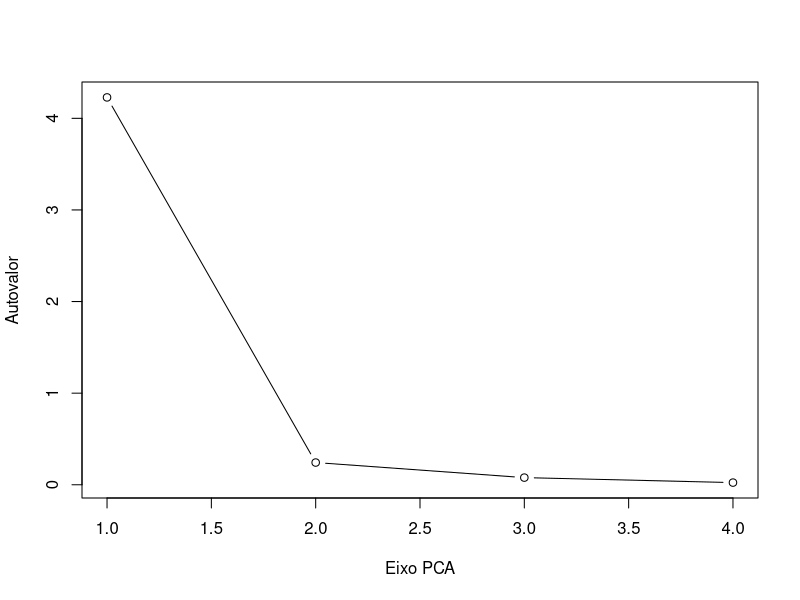
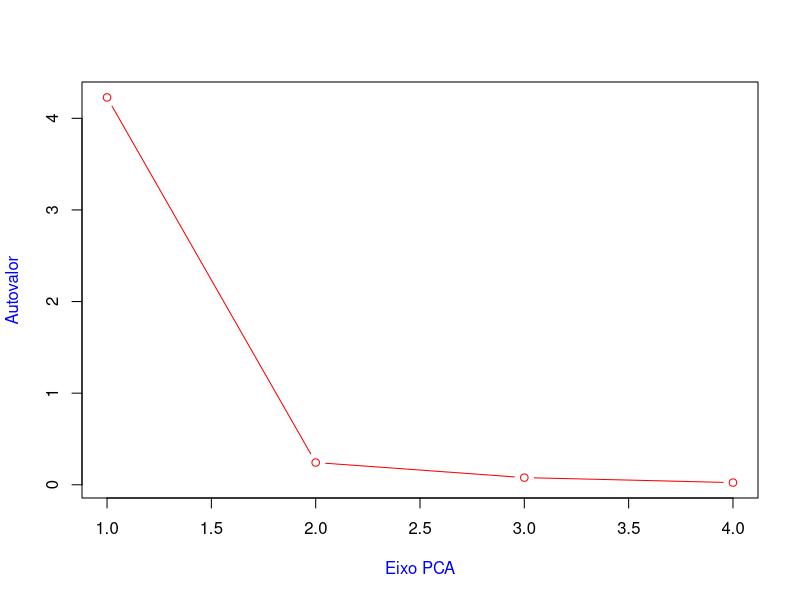
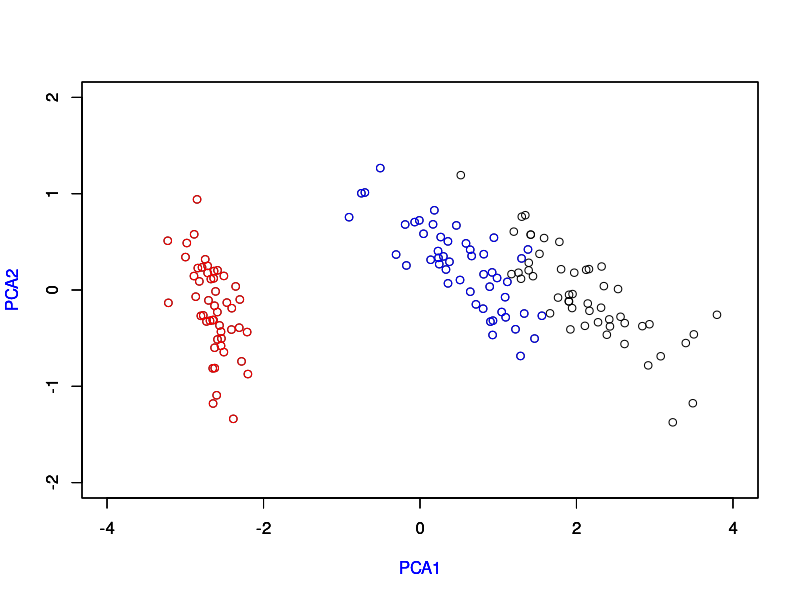
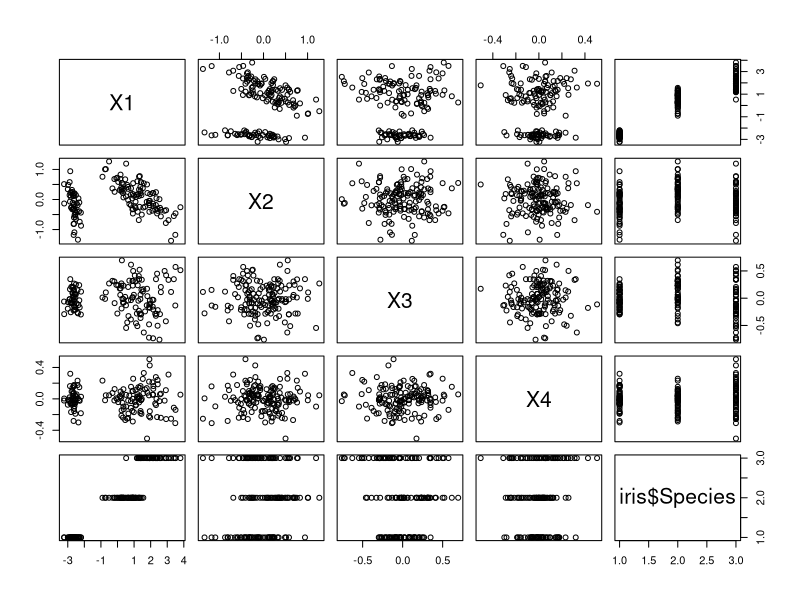
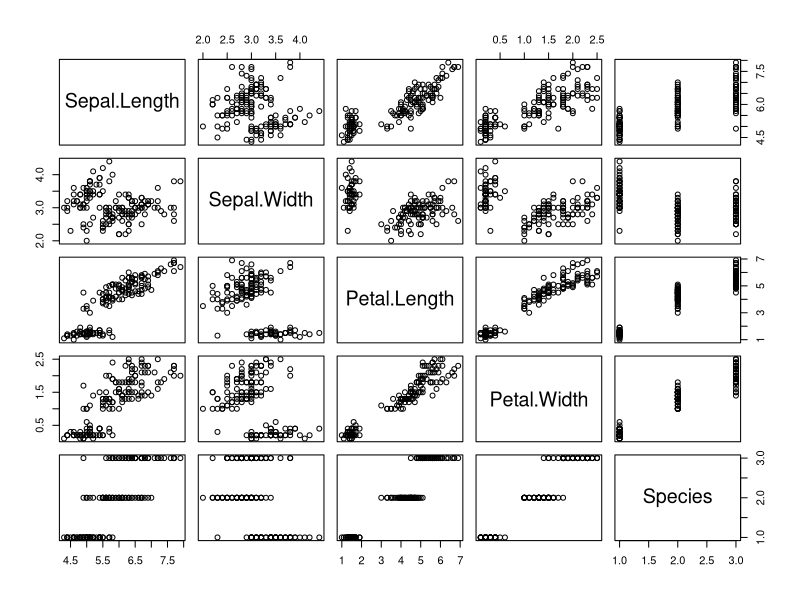
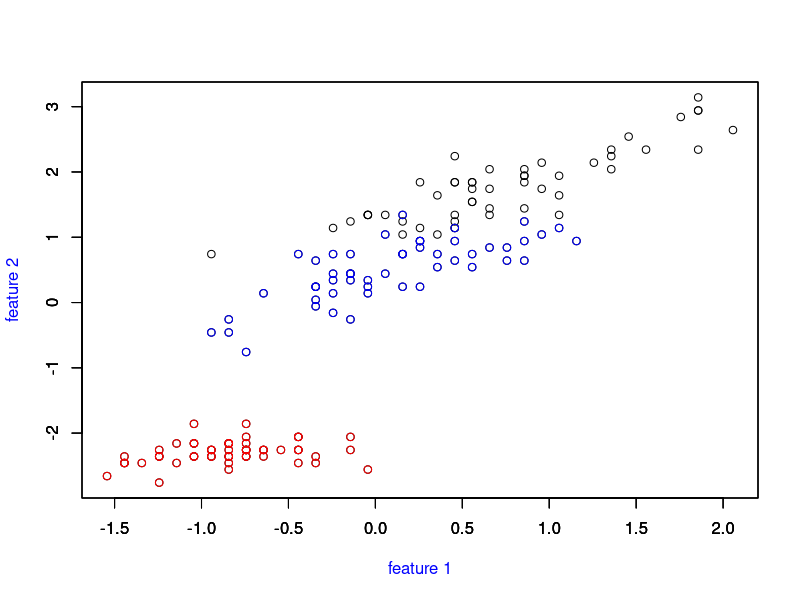
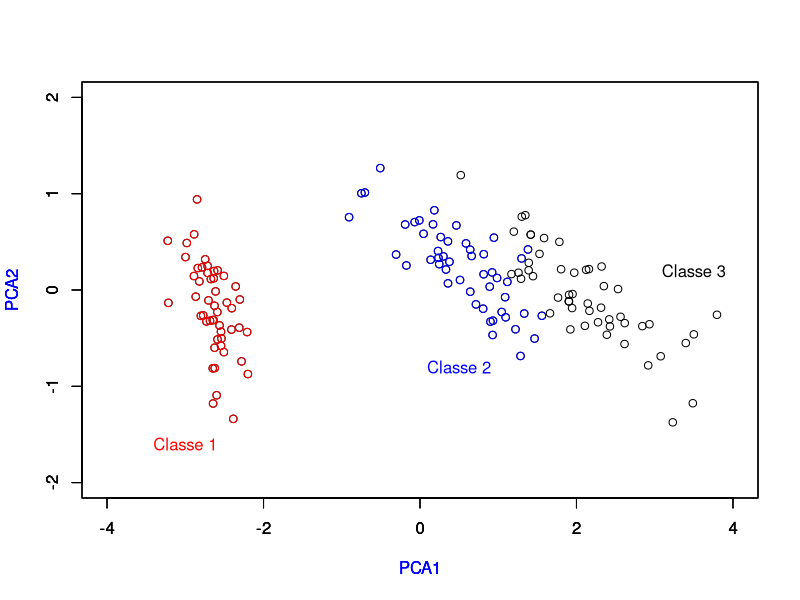

Write the R code that produced these figures, in order.
#Exemplo em R - Base de dados Iris





rm(list=ls())



data(iris)

X<-as.matrix(iris[,(1:4)])







meanx<-colMeans(X)

Xs<- X - t(replicate(dim(X)[1],meanx))

S<-cov(Xs)

eigS<-eigen(S)

plot(c(1,2,3,4),eigS$values,type='b',xlab='Eixo PCA',ylab='Autovalor')


par(col.lab='blue')

plot(eigS$values,type='b',xlab='Eixo PCA',ylab='Autovalor',col='red')



projX<-Xs %*% eigS$vectors

plot(projX[,1],projX[,2],type='p',xlim=c(-4,4),ylim=c(-2,2),xlab='PCA1',ylab='PCA2')

par(new=TRUE)

plot(projX[(1:50),1],projX[(1:50),2],type='p',xlim=c(-4,4),ylim=c(-2,2),col='red',xlab='PCA1',ylab='PCA2')

par(new=TRUE)

plot(projX[(51:100),1],projX[(51:100),2],type='p',xlim=c(-4,4),ylim=c(-2,2),col='blue',xlab='PCA1',ylab='PCA2')

# Reduzindo para os dois primeiros eixos

par(col.lab='blue')


#melhores eixos originais

dataPCA <- data.frame(projX)

dataPCA <- cbind(dataPCA,iris$Species)

plot(dataPCA)

plot(iris)

plot(Xs[,1],Xs[,3],type='p',xlim=c(min(Xs[,1]),max(Xs[,1])),ylim=c(min(Xs[,3]),max(Xs[,3])),xlab='feature 1',ylab='feature 2')

par(new=TRUE)

plot(Xs[(1:50),1],Xs[(1:50),3],type='p',xlim=c(min(Xs[,1]),max(Xs[,1])),ylim=c(min(Xs[,3]),max(Xs[,3])),col='red',xlab='',ylab='')

par(new=TRUE)

plot(Xs[(51:100),1],Xs[(51:100),3],type='p',xlim=c(min(Xs[,1]),max(Xs[,1])),ylim=c(min(Xs[,3]),max(Xs[,3])),col='blue',xlab='',ylab='')


#Melhores eixos com PCA

plot(projX[,1],projX[,2],type='p',xlim=c(-4,4),ylim=c(-2,2),xlab='PCA1',ylab='PCA2')

par(new=TRUE)

plot(projX[(1:50),1],projX[(1:50),2],type='p',xlim=c(-4,4),ylim=c(-2,2),col='red',xlab='PCA1',ylab='PCA2')

par(new=TRUE)

plot(projX[(51:100),1],projX[(51:100),2],type='p',xlim=c(-4,4),ylim=c(-2,2),col='blue',xlab='PCA1',ylab='PCA2')

text(-3,-1.6,'Classe 1',col = 'red')

text(0.5,-0.8,'Classe 2',col = 'blue')

text(3.5,0.2,'Classe 3',col = 'black')